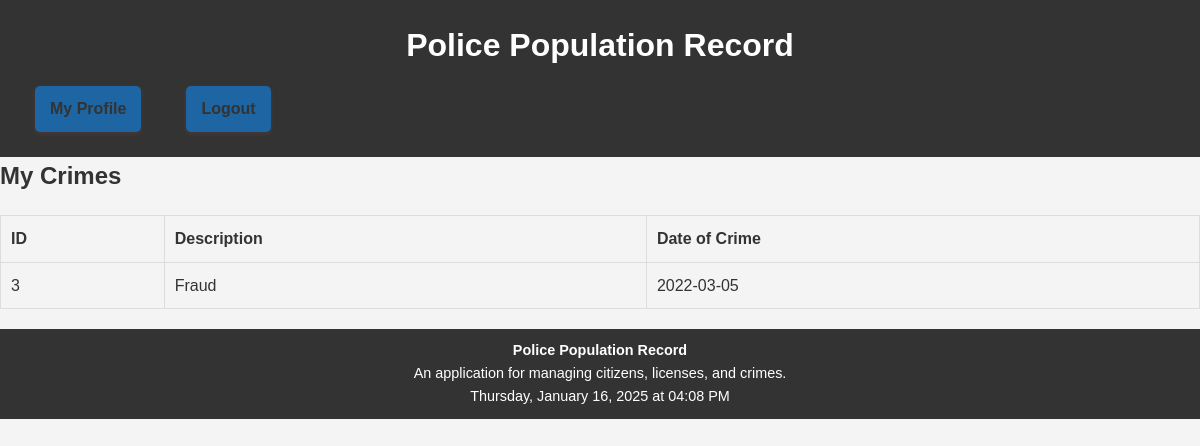
The app's page /pages/my_crimes.php (signed in) with its own data.
### tables this page shows
CREATE TABLE `crimes` (
  `Crime_ID` int(11) NOT NULL,
  `Description` varchar(1000) NOT NULL,
  `Crime_Date` date NOT NULL,
  `Citizen_ID` int(11) DEFAULT NULL,
  `Officer_ID` int(11) DEFAULT NULL
);

### pages/my_crimes.php (the view, shortened to what this page needs)
<?php
include '../config/database.php';
include '../includes/header.php';
$query = "SELECT Crimes.* FROM Crimes
          INNER JOIN Citizens ON Crimes.Citizen_ID = Citizens.Citizen_ID
          WHERE Citizens.Citizen_ID = :id";
$stmt = $conn->prepare($query);
$stmt->bindParam(':id', $_SESSION['user_id']);
$stmt->execute();
$crimes = $stmt->fetchAll(PDO::FETCH_ASSOC);
?>
<h2>My Crimes</h2>
<?php if (!empty($crimes)): ?>
    <table border="1">
        <tr>
            <th>ID</th>
            <th>Description</th>
            <th>Date of Crime</th>
        </tr>
        <?php foreach ($crimes as $crime): ?>
            <tr>
                <td><?= $crime['Crime_ID']; ?></td>
                <td><?= htmlspecialchars($crime['Description']); ?></td>
                <td><?= htmlspecialchars($crime['Crime_Date']); ?></td>
            </tr>
        <?php endforeach; ?>
    </table>
<?php else: ?>
    <p>You have no associated crimes.</p>
<?php endif; ?>
<?php
include '../includes/footer.php';
?>

### assets/style.css (style rules this page uses)
* { margin: 0; padding: 0; box-sizing: border-box; }
body { font-family: Arial, sans-serif; line-height: 1.6; color: #333; background-color: #f4f4f4; }
table { width: 100%; margin: 20px 0; border-collapse: collapse; }
table, th, td { border: 1px solid #ddd; }
th, td { padding: 10px; text-align: left; }
th { background-color: #f4f4f4; }

### records on screen
crimes: Crime_ID "3", Description "Fraud", Crime_Date "2022-03-05"
